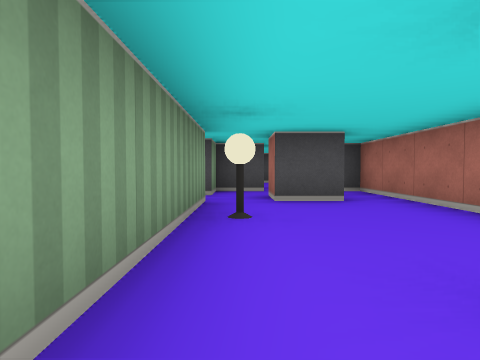
View 1 (above)

12 first-person views from a walk through a cub3D level. The camera is about half as high as the walls, tilts 2° down and sees 75° across. The floor is counted in squares. Each view is taken from the middle of a square. On the plan, view 1 faces up. The plan holds only what a view shows up to about 9 squares ahead; the rest is blank.

View 2
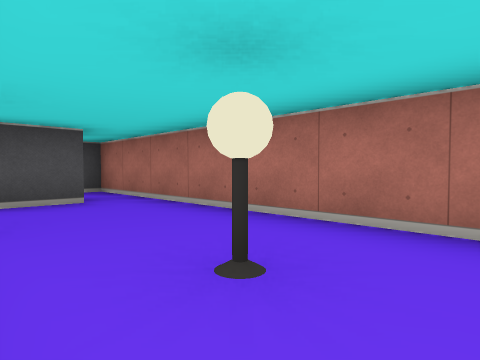

View 3
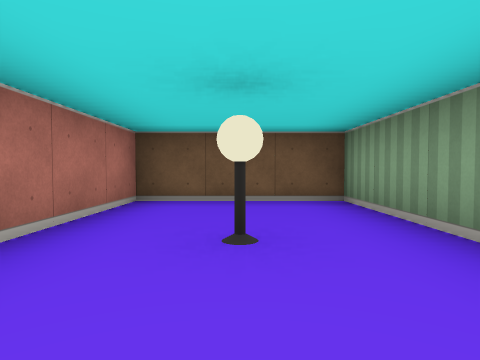

View 4
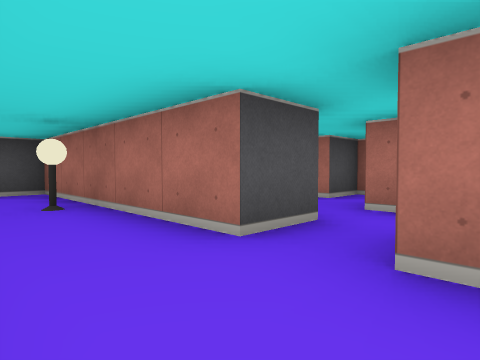

View 5
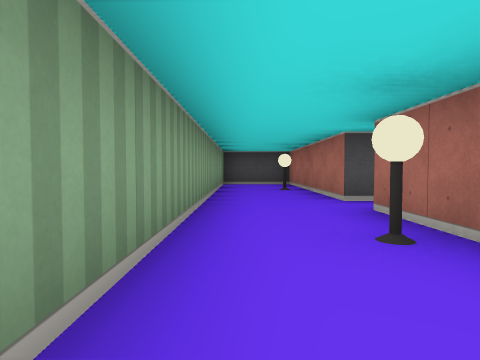

View 6
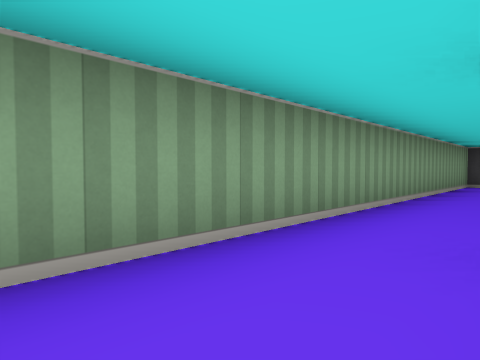

View 7
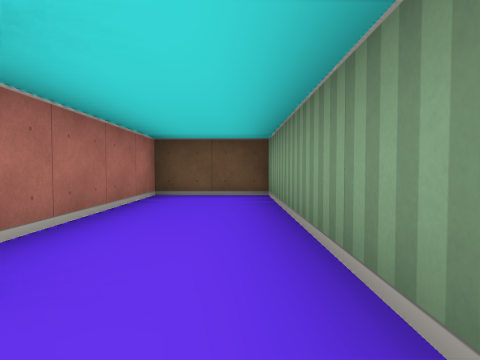

View 8
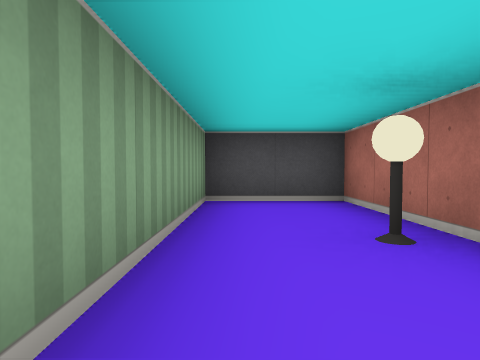

View 9
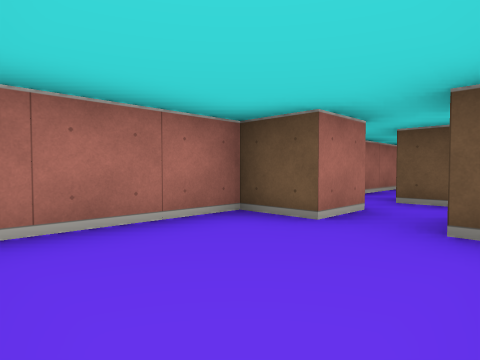

View 10
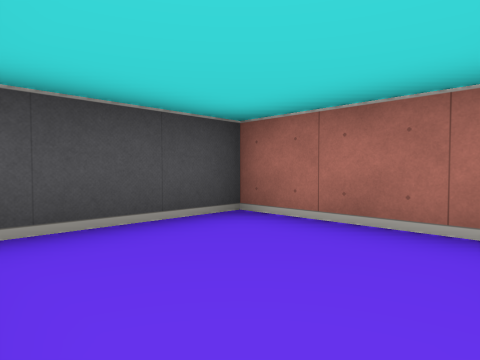

View 11
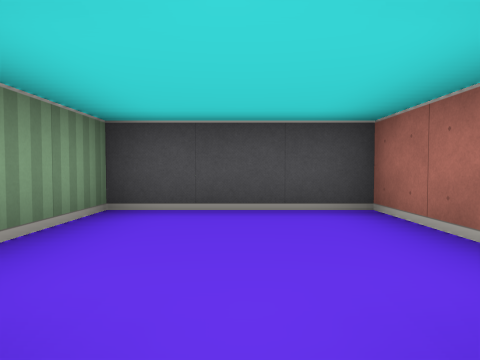

View 12
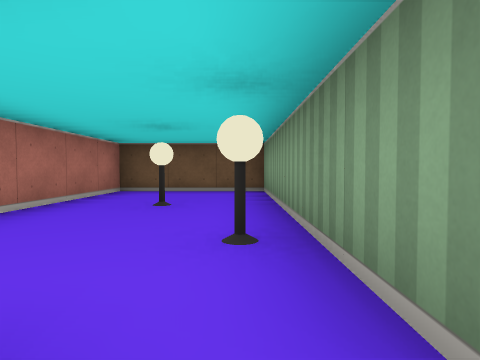

### Floor plan
Points are (right, up) in squares from view 1. A wall is a line through its corners. A room is listed if a view was taken in it or the views show most of it. See-through windows are left out.
Room 1 (views 1, 2, 3, 12)
walls: (1.6, 4.5) (0.5, 4.5) (0.5, 5.5); (-0.5, 4.5) (-0.5, -1.5) (2.5, -1.5) (2.5, 6.5) (1.5, 6.5); (0.9, 5.5) (1.5, 5.5); (0.5, 6.5) (-0.5, 6.5) (-0.5, 5.5) (-1.5, 5.5)
ways out: opening at (-1, 5) to room 2; opening at (1, 7) to room 3
objects: lamp (0, 3); lamp (1, 1)
Room 2 (views 4, 5, 6, 7, 8)
walls: (-1.5, 5.5) (-1.5, 10.5) (-3.5, 10.5) (-3.5, -1.5) (-1.5, -1.5) (-1.5, 4.5)
ways out: opening at (-1, 5) to room 1
objects: lamp (-2, 3); lamp (-2, 8)
Room 3 (views 9, 10, 11)
walls: (1.5, 6.5) (1.5, 7.5) (2.5, 7.5) (2.5, 10.5) (-0.5, 10.5) (-0.5, 8.9)
ways out: opening at (1, 7) to room 1

Positions as (right, up) in squares from view 1, and headings:
1: (0, 0), facing up
2: (0, 0), facing up-right
3: (1, 3), facing down
4: (-3, 4), facing up-right
5: (-3, 1), facing up
6: (-2, 1), facing up-left
7: (-3, 4), facing down
8: (-3, 6), facing up
9: (0, 10), facing down-right
10: (0, 8), facing up-right
11: (1, 7), facing up
12: (0, 5), facing down
